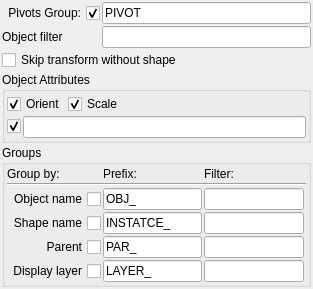
               <widget class="QWidget" name="scrollAreaWidgetContents_3">
                <property name="geometry">
                 <rect>
                  <x>0</x>
                  <y>0</y>
                  <width>313</width>
                  <height>279</height>
                 </rect>
                </property>
                <layout class="QVBoxLayout" name="verticalLayout_17">
                 <property name="spacing">
                  <number>2</number>
                 </property>
                 <property name="margin">
                  <number>2</number>
                 </property>
                 <item>
                  <layout class="QGridLayout" name="gridLayout_3">
                   <item row="1" column="2">
                    <widget class="QLineEdit" name="expPivotsGlobalGroupName_le">
                     <property name="toolTip">
                      <string>&lt;!DOCTYPE HTML PUBLIC &quot;-//W3C//DTD HTML 4.0//EN&quot; &quot;http://www.w3.org/TR/REC-html40/strict.dtd&quot;&gt;
&lt;html&gt;&lt;head&gt;&lt;meta name=&quot;qrichtext&quot; content=&quot;1&quot; /&gt;&lt;style type=&quot;text/css&quot;&gt;
p, li { white-space: pre-wrap; }
&lt;/style&gt;&lt;/head&gt;&lt;body style=&quot; font-family:'MS Shell Dlg 2'; font-size:8.25pt; font-weight:400; font-style:normal;&quot;&gt;
&lt;p style=&quot; margin-top:0px; margin-bottom:0px; margin-left:0px; margin-right:0px; -qt-block-indent:0; text-indent:0px;&quot;&gt;&lt;span style=&quot; font-size:8pt;&quot;&gt;Main pivots group name&lt;/span&gt;&lt;/p&gt;&lt;/body&gt;&lt;/html&gt;</string>
                     </property>
                     <property name="text">
                      <string>PIVOT</string>
                     </property>
                    </widget>
                   </item>
                   <item row="2" column="1">
                    <widget class="QLabel" name="label_22">
                     <property name="text">
                      <string>Object filter</string>
                     </property>
                    </widget>
                   </item>
                   <item row="2" column="2">
                    <widget class="QLineEdit" name="pivotFilter_le">
                     <property name="toolTip">
                      <string>&lt;!DOCTYPE HTML PUBLIC &quot;-//W3C//DTD HTML 4.0//EN&quot; &quot;http://www.w3.org/TR/REC-html40/strict.dtd&quot;&gt;
&lt;html&gt;&lt;head&gt;&lt;meta name=&quot;qrichtext&quot; content=&quot;1&quot; /&gt;&lt;style type=&quot;text/css&quot;&gt;
p, li { white-space: pre-wrap; }
&lt;/style&gt;&lt;/head&gt;&lt;body style=&quot; font-family:'MS Shell Dlg 2'; font-size:8.25pt; font-weight:400; font-style:normal;&quot;&gt;
&lt;p style=&quot; margin-top:0px; margin-bottom:0px; margin-left:0px; margin-right:0px; -qt-block-indent:0; text-indent:0px;&quot;&gt;&lt;span style=&quot; font-size:8pt;&quot;&gt;Filter objects by name&lt;/span&gt;&lt;/p&gt;&lt;/body&gt;&lt;/html&gt;</string>
                     </property>
                     <property name="text">
                      <string/>
                     </property>
                    </widget>
                   </item>
                   <item row="3" column="1" colspan="2">
                    <widget class="QCheckBox" name="pivSkipTransform_cb">
                     <property name="toolTip">
                      <string>Do not export transfom nodes without shape</string>
                     </property>
                     <property name="text">
                      <string>Skip transform without shape</string>
                     </property>
                    </widget>
                   </item>
                   <item row="1" column="1">
                    <widget class="QCheckBox" name="pivotGroupEnable_cb">
                     <property name="toolTip">
                      <string>&lt;!DOCTYPE HTML PUBLIC &quot;-//W3C//DTD HTML 4.0//EN&quot; &quot;http://www.w3.org/TR/REC-html40/strict.dtd&quot;&gt;
&lt;html&gt;&lt;head&gt;&lt;meta name=&quot;qrichtext&quot; content=&quot;1&quot; /&gt;&lt;style type=&quot;text/css&quot;&gt;
p, li { white-space: pre-wrap; }
&lt;/style&gt;&lt;/head&gt;&lt;body style=&quot; font-family:'MS Shell Dlg 2'; font-size:8.25pt; font-weight:400; font-style:normal;&quot;&gt;
&lt;p style=&quot; margin-top:0px; margin-bottom:0px; margin-left:0px; margin-right:0px; -qt-block-indent:0; text-indent:0px;&quot;&gt;&lt;span style=&quot; font-size:8pt;&quot;&gt;Enable/disable global Pivot group&lt;/span&gt;&lt;/p&gt;&lt;/body&gt;&lt;/html&gt;</string>
                     </property>
                     <property name="layoutDirection">
                      <enum>Qt::RightToLeft</enum>
                     </property>
                     <property name="text">
                      <string>Pivots Group:</string>
                     </property>
                     <property name="checked">
                      <bool>true</bool>
                     </property>
                    </widget>
                   </item>
                  </layout>
                 </item>
                 <item>
                  <widget class="QGroupBox" name="pivotAttr_gb">
                   <property name="title">
                    <string>Object Attributes</string>
                   </property>
                   <property name="checkable">
                    <bool>false</bool>
                   </property>
                   <layout class="QVBoxLayout" name="verticalLayout_3">
                    <property name="spacing">
                     <number>2</number>
                    </property>
                    <property name="margin">
                     <number>2</number>
                    </property>
                    <item>
                     <layout class="QGridLayout" name="gridLayout_5">
                      <item row="0" column="0">
                       <widget class="QCheckBox" name="exportOrient_cb">
                        <property name="toolTip">
                         <string>&lt;!DOCTYPE HTML PUBLIC &quot;-//W3C//DTD HTML 4.0//EN&quot; &quot;http://www.w3.org/TR/REC-html40/strict.dtd&quot;&gt;
&lt;html&gt;&lt;head&gt;&lt;meta name=&quot;qrichtext&quot; content=&quot;1&quot; /&gt;&lt;style type=&quot;text/css&quot;&gt;
p, li { white-space: pre-wrap; }
&lt;/style&gt;&lt;/head&gt;&lt;body style=&quot; font-family:'MS Shell Dlg 2'; font-size:8.25pt; font-weight:400; font-style:normal;&quot;&gt;
&lt;p style=&quot; margin-top:0px; margin-bottom:0px; margin-left:0px; margin-right:0px; -qt-block-indent:0; text-indent:0px;&quot;&gt;&lt;span style=&quot; font-size:8pt;&quot;&gt;Export rotate as point attribute.&lt;/span&gt;&lt;/p&gt;
&lt;p style=&quot; margin-top:0px; margin-bottom:0px; margin-left:0px; margin-right:0px; -qt-block-indent:0; text-indent:0px;&quot;&gt;&lt;span style=&quot; font-size:8pt;&quot;&gt;attrib: &lt;/span&gt;&lt;span style=&quot; font-size:8pt; font-weight:600;&quot;&gt;orient&lt;/span&gt;&lt;/p&gt;
&lt;p style=&quot; margin-top:0px; margin-bottom:0px; margin-left:0px; margin-right:0px; -qt-block-indent:0; text-indent:0px;&quot;&gt;&lt;span style=&quot; font-size:8pt;&quot;&gt;type: vector4 (Quaternion)&lt;/span&gt;&lt;/p&gt;&lt;/body&gt;&lt;/html&gt;</string>
                        </property>
                        <property name="text">
                         <string>Orient</string>
                        </property>
                        <property name="checked">
                         <bool>true</bool>
                        </property>
                       </widget>
                      </item>
                      <item row="0" column="1">
                       <widget class="QCheckBox" name="scale_cb">
                        <property name="toolTip">
                         <string>&lt;!DOCTYPE HTML PUBLIC &quot;-//W3C//DTD HTML 4.0//EN&quot; &quot;http://www.w3.org/TR/REC-html40/strict.dtd&quot;&gt;
&lt;html&gt;&lt;head&gt;&lt;meta name=&quot;qrichtext&quot; content=&quot;1&quot; /&gt;&lt;style type=&quot;text/css&quot;&gt;
p, li { white-space: pre-wrap; }
&lt;/style&gt;&lt;/head&gt;&lt;body style=&quot; font-family:'MS Shell Dlg 2'; font-size:8.25pt; font-weight:400; font-style:normal;&quot;&gt;
&lt;p style=&quot; margin-top:0px; margin-bottom:0px; margin-left:0px; margin-right:0px; -qt-block-indent:0; text-indent:0px;&quot;&gt;&lt;span style=&quot; font-size:8pt;&quot;&gt;Export scale as point attribute.&lt;/span&gt;&lt;/p&gt;
&lt;p style=&quot; margin-top:0px; margin-bottom:0px; margin-left:0px; margin-right:0px; -qt-block-indent:0; text-indent:0px;&quot;&gt;&lt;span style=&quot; font-size:8pt;&quot;&gt;attrib: &lt;/span&gt;&lt;span style=&quot; font-size:8pt; font-weight:600;&quot;&gt;scale&lt;/span&gt;&lt;/p&gt;
&lt;p style=&quot; margin-top:0px; margin-bottom:0px; margin-left:0px; margin-right:0px; -qt-block-indent:0; text-indent:0px;&quot;&gt;&lt;span style=&quot; font-size:8pt;&quot;&gt;type: vector3&lt;/span&gt;&lt;/p&gt;&lt;/body&gt;&lt;/html&gt;</string>
                        </property>
                        <property name="text">
                         <string>Scale</string>
                        </property>
                        <property name="checked">
                         <bool>true</bool>
                        </property>
                       </widget>
                      </item>
                      <item row="0" column="2">
                       <spacer name="horizontalSpacer_3">
                        <property name="orientation">
                         <enum>Qt::Horizontal</enum>
                        </property>
                        <property name="sizeHint" stdset="0">
                         <size>
                          <width>40</width>
                          <height>20</height>
                         </size>
                        </property>
                       </spacer>
                      </item>
                     </layout>
                    </item>
                    <item>
                     <layout class="QHBoxLayout" name="horizontalLayout_6">
                      <item>
                       <widget class="QCheckBox" name="customPivotAttr_cb">
                        <property name="toolTip">
                         <string>Enable\disable export custom attributes</string>
                        </property>
                        <property name="text">
                         <string/>
                        </property>
                        <property name="checked">
                         <bool>true</bool>
                        </property>
                       </widget>
                      </item>
                      <item>
                       <widget class="QLineEdit" name="customPivotAttr_le">
                        <property name="toolTip">
                         <string>&lt;html&gt;
	&lt;head&gt;
		&lt;title&gt;HTML Online Editor Sample&lt;/title&gt;
	&lt;/head&gt;
	&lt;body&gt;
		&lt;p&gt;
			&lt;span style=&quot; font-family:'sans-serif'; font-size:8pt; color:#000000; background-color:#ffffff;&quot;&gt;Create &lt;/span&gt;&lt;span style=&quot; font-family:'sans-serif'; font-size:8pt; text-decoration: underline; color:#000000; background-color:#ffffff;&quot;&gt;point&lt;/span&gt;&lt;span style=&quot; font-family:'sans-serif'; font-size:8pt; color:#000000; background-color:#ffffff;&quot;&gt; attributes from object (shape, transform). &lt;/span&gt;&lt;/p&gt;
		&lt;p style=&quot; margin-top:0px; margin-bottom:0px; margin-left:0px; margin-right:0px; -qt-block-indent:0; text-indent:0px;&quot;&gt;
			&lt;span style=&quot; font-family:'sans-serif'; font-size:8pt; color:#000000; background-color:#ffffff;&quot;&gt;Separate your attribute names with space.&lt;/span&gt;&lt;/p&gt;
		&lt;p style=&quot; margin-top:0px; margin-bottom:0px; margin-left:0px; margin-right:0px; -qt-block-indent:0; text-indent:0px;&quot;&gt;
			&lt;span style=&quot; font-family:'sans-serif'; font-size:8pt; color:#000000; background-color:#ffffff;&quot;&gt;Supported types: &lt;/span&gt;&lt;/p&gt;
		&lt;p style=&quot; margin-top:0px; margin-bottom:0px; margin-left:0px; margin-right:0px; -qt-block-indent:0; text-indent:0px;&quot;&gt;
			&lt;span style=&quot; font-family:'sans-serif'; font-size:8pt; font-style:italic; color:#000000; background-color:#ffffff;&quot;&gt;bool (int)&lt;/span&gt;&lt;/p&gt;
		&lt;p style=&quot; margin-top:0px; margin-bottom:0px; margin-left:0px; margin-right:0px; -qt-block-indent:0; text-indent:0px;&quot;&gt;
			&lt;span style=&quot; font-family:'sans-serif'; font-size:8pt; font-style:italic; color:#000000; background-color:#ffffff;&quot;&gt;int&lt;/span&gt;&lt;/p&gt;
		&lt;p style=&quot; margin-top:0px; margin-bottom:0px; margin-left:0px; margin-right:0px; -qt-block-indent:0; text-indent:0px;&quot;&gt;
			&lt;span style=&quot; font-family:'sans-serif'; font-size:8pt; font-style:italic; color:#000000; background-color:#ffffff;&quot;&gt;float&lt;/span&gt;&lt;/p&gt;
		&lt;p style=&quot; margin-top:0px; margin-bottom:0px; margin-left:0px; margin-right:0px; -qt-block-indent:0; text-indent:0px;&quot;&gt;
			&lt;span style=&quot; font-family:'sans-serif'; font-size:8pt; font-style:italic; color:#000000; background-color:#ffffff;&quot;&gt;vector2&lt;/span&gt;&lt;/p&gt;
		&lt;p style=&quot; margin-top:0px; margin-bottom:0px; margin-left:0px; margin-right:0px; -qt-block-indent:0; text-indent:0px;&quot;&gt;
			&lt;span style=&quot; font-family:'sans-serif'; font-size:8pt; font-style:italic; color:#000000; background-color:#ffffff;&quot;&gt;vector3&lt;/span&gt;&lt;/p&gt;
		&lt;p style=&quot; margin-top:0px; margin-bottom:0px; margin-left:0px; margin-right:0px; -qt-block-indent:0; text-indent:0px;&quot;&gt;
			&lt;span style=&quot; font-family:'sans-serif'; font-size:8pt; font-style:italic; color:#000000; background-color:#ffffff;&quot;&gt;vector4&lt;/span&gt;&lt;/p&gt;
		&lt;p style=&quot; margin-top:0px; margin-bottom:0px; margin-left:0px; margin-right:0px; -qt-block-indent:0; text-indent:0px;&quot;&gt;
			&lt;span style=&quot; font-family:'sans-serif'; font-size:8pt; color:#000000; background-color:#ffffff;&quot;&gt;Default = 0&lt;/span&gt;&lt;/p&gt;
		&lt;p style=&quot; margin-top:0px; margin-bottom:0px; margin-left:0px; margin-right:0px; -qt-block-indent:0; text-indent:0px;&quot;&gt;
			&lt;span style=&quot; font-family:'MS Shell Dlg 2'; font-size:8pt;&quot;&gt;In brackets, you can specify a default value&lt;/span&gt;&lt;/p&gt;
		&lt;p style=&quot; margin-top:0px; margin-bottom:0px; margin-left:0px; margin-right:0px; -qt-block-indent:0; text-indent:0px;&quot;&gt;
			&lt;span style=&quot; font-family:'sans-serif'; font-size:8pt; color:#000000; background-color:#ffffff;&quot;&gt;Example:&lt;/span&gt;&lt;/p&gt;
		&lt;p style=&quot; margin-top:0px; margin-bottom:0px; margin-left:0px; margin-right:0px; -qt-block-indent:0; text-indent:0px;&quot;&gt;
			&lt;span style=&quot; font-family:'sans-serif'; font-size:8pt; font-style:italic; color:#000000; background-color:#ffffff;&quot;&gt;myAttr(1)&lt;/span&gt;&lt;/p&gt;&lt;/body&gt;
&lt;/html&gt;</string>
                        </property>
                       </widget>
                      </item>
                     </layout>
                    </item>
                   </layout>
                  </widget>
                 </item>
                 <item>
                  <widget class="QGroupBox" name="groupBox_9">
                   <property name="title">
                    <string>Groups</string>
                   </property>
                   <layout class="QGridLayout" name="gridLayout_7">
                    <property name="margin">
                     <number>2</number>
                    </property>
                    <property name="spacing">
                     <number>2</number>
                    </property>
                    <item row="4" column="2">
                     <widget class="QLineEdit" name="expPivotObj_le">
                      <property name="toolTip">
                       <string>Object name filter</string>
                      </property>
                     </widget>
                    </item>
                    <item row="6" column="2">
                     <widget class="QLineEdit" name="expPivotParent_le">
                      <property name="toolTip">
                       <string>Parent name filter</string>
                      </property>
                     </widget>
                    </item>
                    <item row="5" column="2">
                     <widget class="QLineEdit" name="expPivotShape_le">
                      <property name="toolTip">
                       <string>Shape name filter</string>
                      </property>
                     </widget>
                    </item>
                    <item row="2" column="0">
                     <widget class="QLabel" name="label_17">
                      <property name="text">
                       <string>Group by:</string>
                      </property>
                     </widget>
                    </item>
                    <item row="3" column="0" colspan="4">
                     <widget class="Line" name="line_7">
                      <property name="orientation">
                       <enum>Qt::Horizontal</enum>
                      </property>
                     </widget>
                    </item>
                    <item row="2" column="2">
                     <widget class="QLabel" name="label_18">
                      <property name="text">
                       <string>Filter:</string>
                      </property>
                     </widget>
                    </item>
                    <item row="4" column="0">
                     <widget class="QCheckBox" name="expPivotObj_cb">
                      <property name="toolTip">
                       <string>&lt;!DOCTYPE HTML PUBLIC &quot;-//W3C//DTD HTML 4.0//EN&quot; &quot;http://www.w3.org/TR/REC-html40/strict.dtd&quot;&gt;
&lt;html&gt;&lt;head&gt;&lt;meta name=&quot;qrichtext&quot; content=&quot;1&quot; /&gt;&lt;style type=&quot;text/css&quot;&gt;
p, li { white-space: pre-wrap; }
&lt;/style&gt;&lt;/head&gt;&lt;body style=&quot; font-family:'MS Shell Dlg 2'; font-size:8.25pt; font-weight:400; font-style:normal;&quot;&gt;
&lt;p style=&quot; margin-top:0px; margin-bottom:0px; margin-left:0px; margin-right:0px; -qt-block-indent:0; text-indent:0px;&quot;&gt;&lt;span style=&quot; font-size:8pt;&quot;&gt;Create point groups by object name&lt;/span&gt;&lt;/p&gt;
&lt;p style=&quot; margin-top:0px; margin-bottom:0px; margin-left:0px; margin-right:0px; -qt-block-indent:0; text-indent:0px;&quot;&gt;&lt;span style=&quot; font-size:8pt;&quot;&gt;&amp;lt;prefix&amp;gt;&amp;lt;nodeName&amp;gt;&lt;/span&gt;&lt;/p&gt;&lt;/body&gt;&lt;/html&gt;</string>
                      </property>
                      <property name="layoutDirection">
                       <enum>Qt::RightToLeft</enum>
                      </property>
                      <property name="text">
                       <string>Object name</string>
                      </property>
                     </widget>
                    </item>
                    <item row="5" column="0">
                     <widget class="QCheckBox" name="expPivotShape_cb">
                      <property name="toolTip">
                       <string>&lt;!DOCTYPE HTML PUBLIC &quot;-//W3C//DTD HTML 4.0//EN&quot; &quot;http://www.w3.org/TR/REC-html40/strict.dtd&quot;&gt;
&lt;html&gt;&lt;head&gt;&lt;meta name=&quot;qrichtext&quot; content=&quot;1&quot; /&gt;&lt;style type=&quot;text/css&quot;&gt;
p, li { white-space: pre-wrap; }
&lt;/style&gt;&lt;/head&gt;&lt;body style=&quot; font-family:'MS Shell Dlg 2'; font-size:8.25pt; font-weight:400; font-style:normal;&quot;&gt;
&lt;p style=&quot; margin-top:0px; margin-bottom:0px; margin-left:0px; margin-right:0px; -qt-block-indent:0; text-indent:0px;&quot;&gt;&lt;span style=&quot; font-size:8pt;&quot;&gt;Create point groups by shape name&lt;/span&gt;&lt;/p&gt;
&lt;p style=&quot; margin-top:0px; margin-bottom:0px; margin-left:0px; margin-right:0px; -qt-block-indent:0; text-indent:0px;&quot;&gt;&lt;span style=&quot; font-size:8pt;&quot;&gt;&amp;lt;prefix&amp;gt;&amp;lt;nodeName&amp;gt;&lt;/span&gt;&lt;/p&gt;&lt;/body&gt;&lt;/html&gt;</string>
                      </property>
                      <property name="layoutDirection">
                       <enum>Qt::RightToLeft</enum>
                      </property>
                      <property name="text">
                       <string>Shape name</string>
                      </property>
                     </widget>
                    </item>
                    <item row="6" column="0">
                     <widget class="QCheckBox" name="expPivotParent_cb">
                      <property name="toolTip">
                       <string>&lt;!DOCTYPE HTML PUBLIC &quot;-//W3C//DTD HTML 4.0//EN&quot; &quot;http://www.w3.org/TR/REC-html40/strict.dtd&quot;&gt;
&lt;html&gt;&lt;head&gt;&lt;meta name=&quot;qrichtext&quot; content=&quot;1&quot; /&gt;&lt;style type=&quot;text/css&quot;&gt;
p, li { white-space: pre-wrap; }
&lt;/style&gt;&lt;/head&gt;&lt;body style=&quot; font-family:'MS Shell Dlg 2'; font-size:8.25pt; font-weight:400; font-style:normal;&quot;&gt;
&lt;p style=&quot; margin-top:0px; margin-bottom:0px; margin-left:0px; margin-right:0px; -qt-block-indent:0; text-indent:0px;&quot;&gt;&lt;span style=&quot; font-size:8pt;&quot;&gt;Create point groups by parent name&lt;/span&gt;&lt;/p&gt;
&lt;p style=&quot; margin-top:0px; margin-bottom:0px; margin-left:0px; margin-right:0px; -qt-block-indent:0; text-indent:0px;&quot;&gt;&lt;span style=&quot; font-size:8pt;&quot;&gt;&amp;lt;prefix&amp;gt;&amp;lt;nodeName&amp;gt;&lt;/span&gt;&lt;/p&gt;&lt;/body&gt;&lt;/html&gt;</string>
                      </property>
                      <property name="layoutDirection">
                       <enum>Qt::RightToLeft</enum>
                      </property>
                      <property name="text">
                       <string>Parent</string>
                      </property>
                     </widget>
                    </item>
                    <item row="4" column="1">
                     <widget class="QLineEdit" name="expPivotObjPref_le">
                      <property name="toolTip">
                       <string>Object group prefix</string>
                      </property>
                      <property name="text">
                       <string>OBJ_</string>
                      </property>
                     </widget>
                    </item>
                    <item row="5" column="1">
                     <widget class="QLineEdit" name="expPivotShapePref_le">
                      <property name="toolTip">
                       <string>Shape group prefix</string>
                      </property>
                      <property name="text">
                       <string>INSTATCE_</string>
                      </property>
                     </widget>
                    </item>
                    <item row="6" column="1">
                     <widget class="QLineEdit" name="expPivotParentPref_le">
                      <property name="toolTip">
                       <string>Parent group prefix</string>
                      </property>
                      <property name="text">
                       <string>PAR_</string>
                      </property>
                     </widget>
                    </item>
                    <item row="2" column="1">
                     <widget class="QLabel" name="label_19">
                      <property name="text">
                       <string>Prefix:</string>
                      </property>
                     </widget>
                    </item>
                    <item row="7" column="0">
                     <widget class="QCheckBox" name="expPivotLayer_cb">
                      <property name="toolTip">
                       <string>&lt;!DOCTYPE HTML PUBLIC &quot;-//W3C//DTD HTML 4.0//EN&quot; &quot;http://www.w3.org/TR/REC-html40/strict.dtd&quot;&gt;
&lt;html&gt;&lt;head&gt;&lt;meta name=&quot;qrichtext&quot; content=&quot;1&quot; /&gt;&lt;style type=&quot;text/css&quot;&gt;
p, li { white-space: pre-wrap; }
&lt;/style&gt;&lt;/head&gt;&lt;body style=&quot; font-family:'MS Shell Dlg 2'; font-size:8.25pt; font-weight:400; font-style:normal;&quot;&gt;
&lt;p style=&quot; margin-top:0px; margin-bottom:0px; margin-left:0px; margin-right:0px; -qt-block-indent:0; text-indent:0px;&quot;&gt;&lt;span style=&quot; font-size:8pt;&quot;&gt;Groups by display layers&lt;/span&gt;&lt;/p&gt;
&lt;p style=&quot; margin-top:0px; margin-bottom:0px; margin-left:0px; margin-right:0px; -qt-block-indent:0; text-indent:0px;&quot;&gt;&lt;span style=&quot; font-size:8pt;&quot;&gt;&amp;lt;prefix&amp;gt;&amp;lt;layerName&amp;gt;&lt;/span&gt;&lt;/p&gt;&lt;/body&gt;&lt;/html&gt;</string>
                      </property>
                      <property name="layoutDirection">
                       <enum>Qt::RightToLeft</enum>
                      </property>
                      <property name="text">
                       <string>Display layer</string>
                      </property>
                     </widget>
                    </item>
                    <item row="7" column="1">
                     <widget class="QLineEdit" name="expPivotLayerPref_le">
                      <property name="toolTip">
                       <string>&lt;!DOCTYPE HTML PUBLIC &quot;-//W3C//DTD HTML 4.0//EN&quot; &quot;http://www.w3.org/TR/REC-html40/strict.dtd&quot;&gt;
&lt;html&gt;&lt;head&gt;&lt;meta name=&quot;qrichtext&quot; content=&quot;1&quot; /&gt;&lt;style type=&quot;text/css&quot;&gt;
p, li { white-space: pre-wrap; }
&lt;/style&gt;&lt;/head&gt;&lt;body style=&quot; font-family:'MS Shell Dlg 2'; font-size:8.25pt; font-weight:400; font-style:normal;&quot;&gt;
&lt;p style=&quot; margin-top:0px; margin-bottom:0px; margin-left:0px; margin-right:0px; -qt-block-indent:0; text-indent:0px;&quot;&gt;&lt;span style=&quot; font-size:8pt;&quot;&gt;Display layer group prefix&lt;/span&gt;&lt;/p&gt;&lt;/body&gt;&lt;/html&gt;</string>
                      </property>
                      <property name="text">
                       <string>LAYER_</string>
                      </property>
                     </widget>
                    </item>
                    <item row="7" column="2">
                     <widget class="QLineEdit" name="expPivotlayer_le">
                      <property name="toolTip">
                       <string>&lt;!DOCTYPE HTML PUBLIC &quot;-//W3C//DTD HTML 4.0//EN&quot; &quot;http://www.w3.org/TR/REC-html40/strict.dtd&quot;&gt;
&lt;html&gt;&lt;head&gt;&lt;meta name=&quot;qrichtext&quot; content=&quot;1&quot; /&gt;&lt;style type=&quot;text/css&quot;&gt;
p, li { white-space: pre-wrap; }
&lt;/style&gt;&lt;/head&gt;&lt;body style=&quot; font-family:'MS Shell Dlg 2'; font-size:8.25pt; font-weight:400; font-style:normal;&quot;&gt;
&lt;p style=&quot; margin-top:0px; margin-bottom:0px; margin-left:0px; margin-right:0px; -qt-block-indent:0; text-indent:0px;&quot;&gt;&lt;span style=&quot; font-size:8pt;&quot;&gt;Display layer name filter&lt;/span&gt;&lt;/p&gt;
&lt;p style=&quot; margin-top:0px; margin-bottom:0px; margin-left:0px; margin-right:0px; -qt-block-indent:0; text-indent:0px;&quot;&gt;&lt;span style=&quot; font-size:8pt;&quot;&gt;If the prefix is not found, use default group name &amp;lt;prefis&amp;gt;&amp;quot;deflayer&amp;quot;&lt;/span&gt;&lt;/p&gt;&lt;/body&gt;&lt;/html&gt;</string>
                      </property>
                     </widget>
                    </item>
                   </layout>
                  </widget>
                 </item>
                 <item>
                  <spacer name="verticalSpacer">
                   <property name="orientation">
                    <enum>Qt::Vertical</enum>
                   </property>
                   <property name="sizeHint" stdset="0">
                    <size>
                     <width>20</width>
                     <height>40</height>
                    </size>
                   </property>
                  </spacer>
                 </item>
                </layout>
               </widget>
